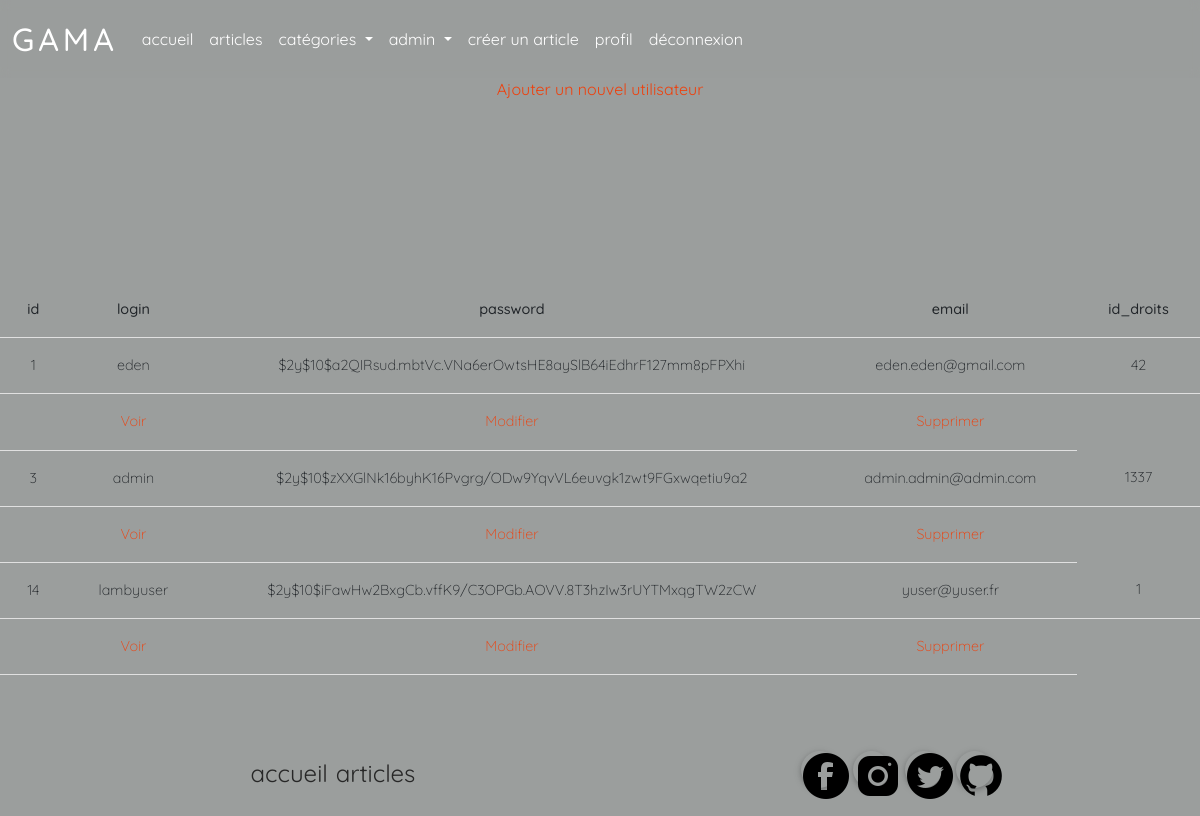
/admin-user.php (signed in), run on the app's committed database.
### tables this page shows
CREATE TABLE IF NOT EXISTS `utilisateurs` (
  `id` int(11) NOT NULL AUTO_INCREMENT,
  `login` varchar(255) NOT NULL,
  `password` varchar(255) NOT NULL,
  `email` varchar(255) NOT NULL,
  `id_droits` int(11) NOT NULL,
  PRIMARY KEY (`id`)
);

### admin-user.php (the view, shortened to what this page needs)
<?php
require('alldata/database.php');
if (isset($_SESSION['admin']))
{
    $req_admin = $pdo->prepare("SELECT * FROM utilisateurs");
    $req_admin->setFetchMode(PDO::FETCH_ASSOC);
    $req_admin->execute();
    $res_admin = $req_admin->Fetchall();
}
?>
<!DOCTYPE html>
<html lang="en">
<head>
    <link rel="stylesheet" href="css/admin.css" type="text/css"/>
</head>
<body>
<?php require_once('header.php'); ?>
<main>
<?php if (isset($_SESSION['admin']))
        { ?>
            </br></br></br><a class="newser" href="add-users.php">Ajouter un nouvel utilisateur</a>
        <?php } ?>
<table class="table table-hover">
    <thead>
        <tr>
            <th scope="col">id</th>
            <th scope="col">login</th>
            <th scope="col">password</th>
            <th scope="col">email</th>
            <th scope="col">id_droits</th>
        </tr>
    </thead>
    <tbody>
        <?php foreach ($res_admin as $infos) { ?>
            <tr>
                <td> <?= $infos['id']; ;?> </td>
                <td> <?= $infos['login']; ?> </td>
                <td> <?= $infos['password']; ?> </td>
                <td> <?= $infos['email']; ?> </td>
                <td> <?= $infos['id_droits']; ?> </td>
            </tr>
            <tr>
                <td></td>
                <td> <?php echo '<a href="show-user.php?id='.$infos['id'] . '">Voir</a>';?></td>
                <td> <?php echo '<a href="update-user.php?id='.$infos['id'] . '">Modifier</a>';?></td>
                <td> <?php echo '<a href="delete-user.php?id='.$infos['id'] . '">Supprimer</a>';?></td>
            </tr>
        <?php } ?>
    </tbody>
</table>
</main>
<?php require_once('footer.php'); ?>
</body>
</html>

### css/admin.css (style rules this page uses)
.newser { margin-top: 30%; text-align: left; }

### css/pages.css (style rules this page uses)
* { margin: 0px; padding: 0px; font-family: 'Quicksand', sans-serif, Arial, Helvetica, sans-serif; }
a { color: rgb(238, 65, 13); }
.table { margin-top: 15%; }
body { -webkit-font-smoothing: antialiased; -moz-osx-font-smoothing: grayscale; background-color: #9b9e9d; text-align: center; }

### data on the page
utilisateurs: id "1", login "eden", password "$2y$10$a2QIRsud.mbtVc.VNa6erOwtsHE8aySlB64iEdhrF127mm8pFPXhi", email "eden.eden@gmail.com", id_droits "42"
utilisateurs: id "3", login "admin", password "$2y$10$zXXGlNk16byhK16Pvgrg/ODw9YqvVL6euvgk1zwt9FGxwqetiu9a2", email "admin.admin@admin.com", id_droits "1337"
utilisateurs: id "14", login "lambyuser", password "$2y$10$iFawHw2BxgCb.vffK9/C3OPGb.AOVV.8T3hzIw3rUYTMxqgTW2zCW", email "yuser@yuser.fr", id_droits "1"
